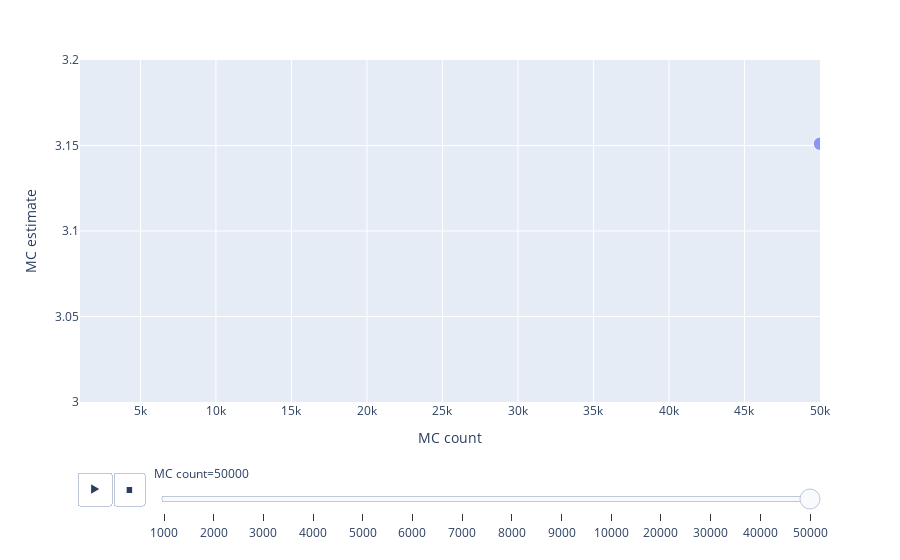

Here is the notebook cell this chart was saved with:
### Code cell
import pandas as pd
import plotly.express as px

df = pd.DataFrame(
    {
        "MC count": intervals_list,
        "MC estimate": interval_estimates,
        "MC error": errors,
    }
)


# Create traces
#fig = go.Figure()
#fig.add_trace(go.Scatter(x=intervals_list, y=interval_estimates,
#                    mode='markers', name='markers'))
#fig.add_hline(y=math.pi, line_dash='dash', line_color='green')
#fig.show()


px.scatter(df, x="MC count", y="MC estimate", animation_frame="MC count", animation_group="MC estimate", size = "MC error",
           range_x=[1_000, 50_000], range_y=[3.0, 3.2])

### Figure 1 — Plotly figure (JSON) as saved in the notebook; plotly's stock layout.template omitted (floating-point values rounded to 4 significant figures)
{"data": [{"hovertemplate": "MC count=%{x}<br>MC estimate=%{y}<br>MC error=%{marker.size}<extra></extra>", "ids": [3.151], "legendgroup": "", "marker": {"color": "#636efa", "size": [0.009447], "sizemode": "area", "sizeref": 0.000104, "symbol": "circle"}, "mode": "markers", "name": "", "orientation": "v", "showlegend": false, "type": "scatter", "x": [50000], "xaxis": "x", "y": [3.151], "yaxis": "y"}], "layout": {"autosize": true, "legend": {"itemsizing": "constant", "tracegroupgap": 0}, "margin": {"t": 60}, "sliders": [{"active": 13, "currentvalue": {"prefix": "MC count="}, "len": 0.9, "pad": {"b": 10, "t": 60}, "steps": [{"args": [["1000"], {"frame": {"duration": 0, "redraw": false}, "fromcurrent": true, "mode": "immediate", "transition": {"duration": 0, "easing": "linear"}}], "label": "1000", "method": "animate"}, {"args": [["2000"], {"frame": {"duration": 0, "redraw": false}, "fromcurrent": true, "mode": "immediate", "transition": {"duration": 0, "easing": "linear"}}], "label": "2000", "method": "animate"}, {"args": [["3000"], {"frame": {"duration": 0, "redraw": false}, "fromcurrent": true, "mode": "immediate", "transition": {"duration": 0, "easing": "linear"}}], "label": "3000", "method": "animate"}, {"args": [["4000"], {"frame": {"duration": 0, "redraw": false}, "fromcurrent": true, "mode": "immediate", "transition": {"duration": 0, "easing": "linear"}}], "label": "4000", "method": "animate"}, {"args": [["5000"], {"frame": {"duration": 0, "redraw": false}, "fromcurrent": true, "mode": "immediate", "transition": {"duration": 0, "easing": "linear"}}], "label": "5000", "method": "animate"}, {"args": [["6000"], {"frame": {"duration": 0, "redraw": false}, "fromcurrent": true, "mode": "immediate", "transition": {"duration": 0, "easing": "linear"}}], "label": "6000", "method": "animate"}, {"args": [["7000"], {"frame": {"duration": 0, "redraw": false}, "fromcurrent": true, "mode": "immediate", "transition": {"duration": 0, "easing": "linear"}}], "label": "7000", "method": "animate"}, {"args": [["8000"], {"frame": {"duration": 0, "redraw": false}, "fromcurrent": true, "mode": "immediate", "transition": {"duration": 0, "easing": "linear"}}], "label": "8000", "method": "animate"}, {"args": [["9000"], {"frame": {"duration": 0, "redraw": false}, "fromcurrent": true, "mode": "immediate", "transition": {"duration": 0, "easing": "linear"}}], "label": "9000", "method": "animate"}, {"args": [["10000"], {"frame": {"duration": 0, "redraw": false}, "fromcurrent": true, "mode": "immediate", "transition": {"duration": 0, "easing": "linear"}}], "label": "10000", "method": "animate"}, {"args": [["20000"], {"frame": {"duration": 0, "redraw": false}, "fromcurrent": true, "mode": "immediate", "transition": {"duration": 0, "easing": "linear"}}], "label": "20000", "method": "animate"}, {"args": [["30000"], {"frame": {"duration": 0, "redraw": false}, "fromcurrent": true, "mode": "immediate", "transition": {"duration": 0, "easing": "linear"}}], "label": "30000", "method": "animate"}, {"args": [["40000"], {"frame": {"duration": 0, "redraw": false}, "fromcurrent": true, "mode": "immediate", "transition": {"duration": 0, "easing": "linear"}}], "label": "40000", "method": "animate"}, {"args": [["50000"], {"frame": {"duration": 0, "redraw": false}, "fromcurrent": true, "mode": "immediate", "transition": {"duration": 0, "easing": "linear"}}], "label": "50000", "method": "animate"}], "x": 0.1, "xanchor": "left", "y": 0, "yanchor": "top"}], "updatemenus": [{"active": 0, "buttons": [{"args": [null, {"frame": {"duration": 500, "redraw": false}, "fromcurrent": true, "mode": "immediate", "transition": {"duration": 500, "easing": "linear"}}], "label": "&#9654;", "method": "animate"}, {"args": [[null], {"frame": {"duration": 0, "redraw": false}, "fromcurrent": true, "mode": "immediate", "transition": {"duration": 0, "easing": "linear"}}], "label": "&#9724;", "method": "animate"}], "direction": "left", "pad": {"r": 10, "t": 70}, "showactive": false, "type": "buttons", "x": 0.1, "xanchor": "right", "y": 0, "yanchor": "top"}], "xaxis": {"anchor": "y", "categoryarray": [1000, 2000, 3000, 4000, 5000, 6000, 7000, 8000, 9000, 10000, 20000, 30000, 40000, 50000], "categoryorder": "array", "domain": [0, 1], "range": [1000, 50000], "title": {"text": "MC count"}, "type": "linear"}, "yaxis": {"anchor": "x", "domain": [0, 1], "range": [3, 3.2], "title": {"text": "MC estimate"}, "type": "linear"}}}
